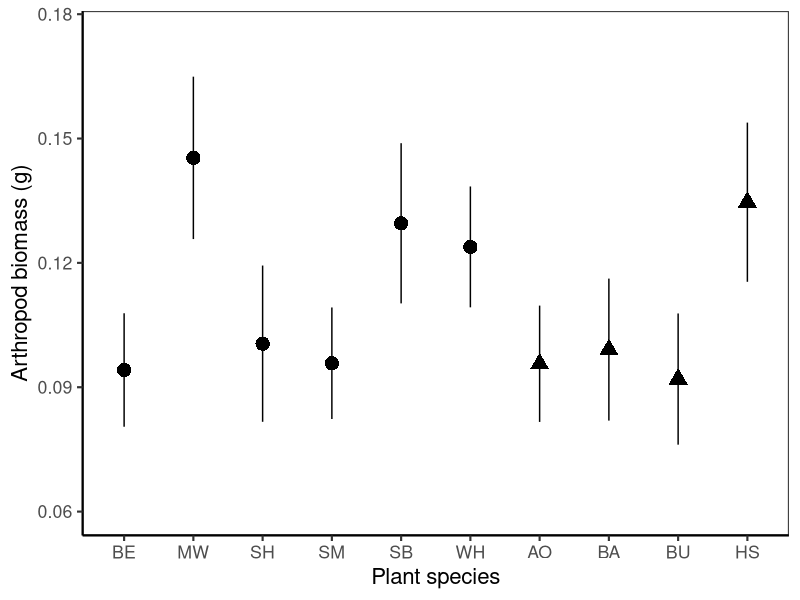
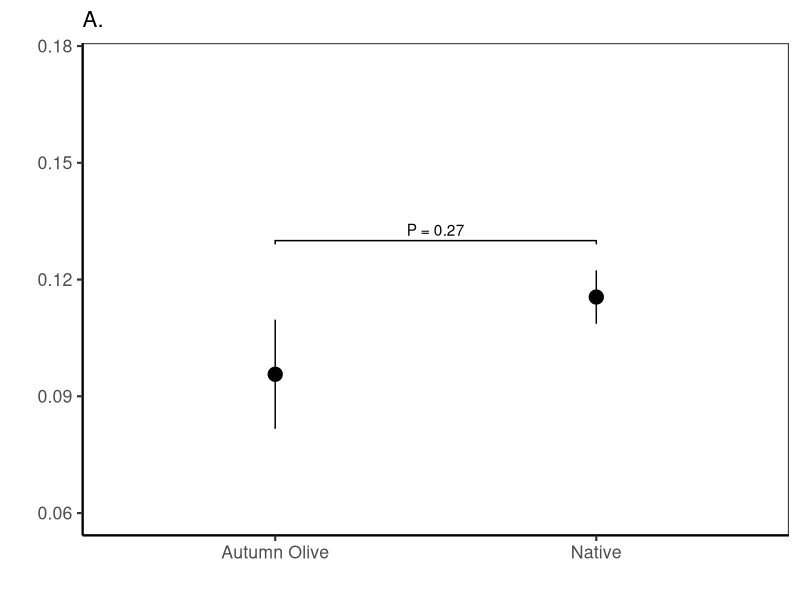
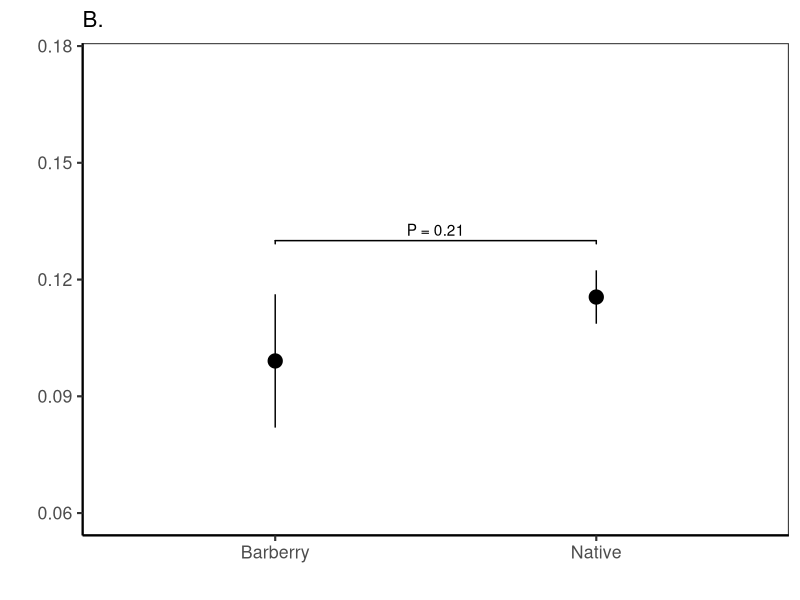
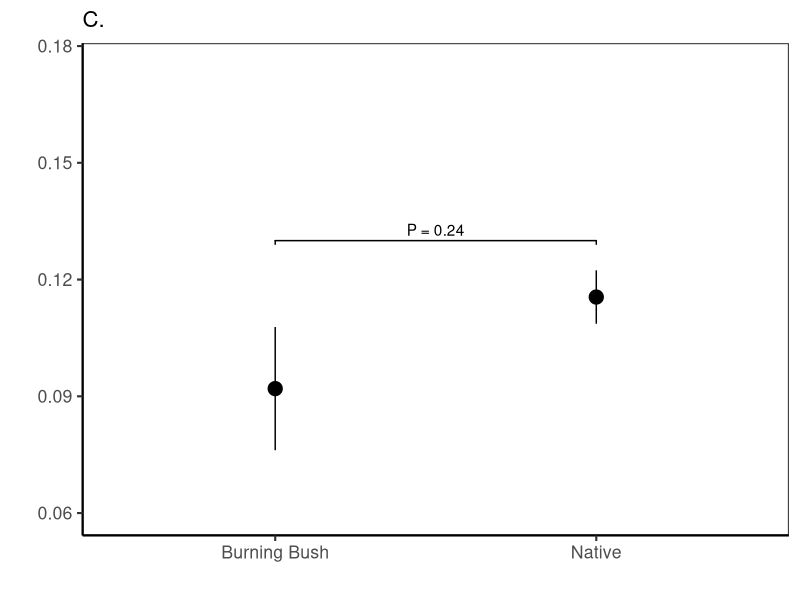
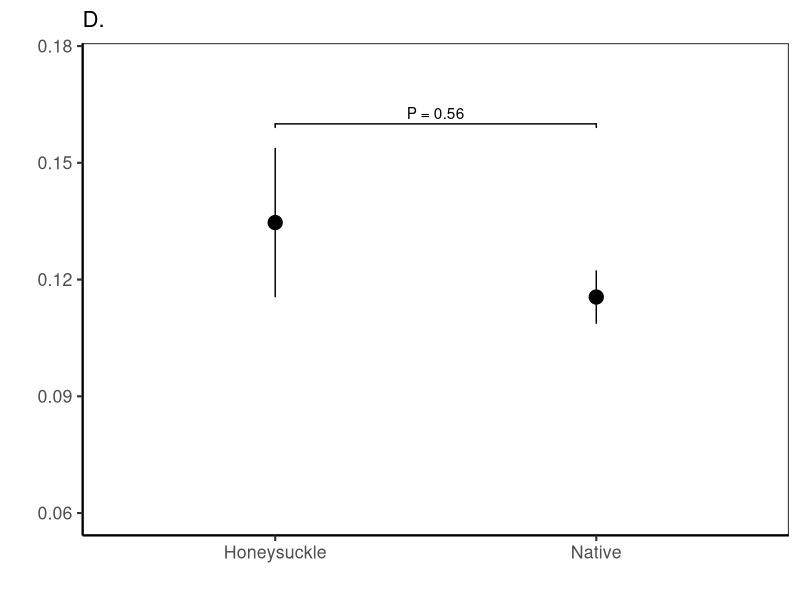
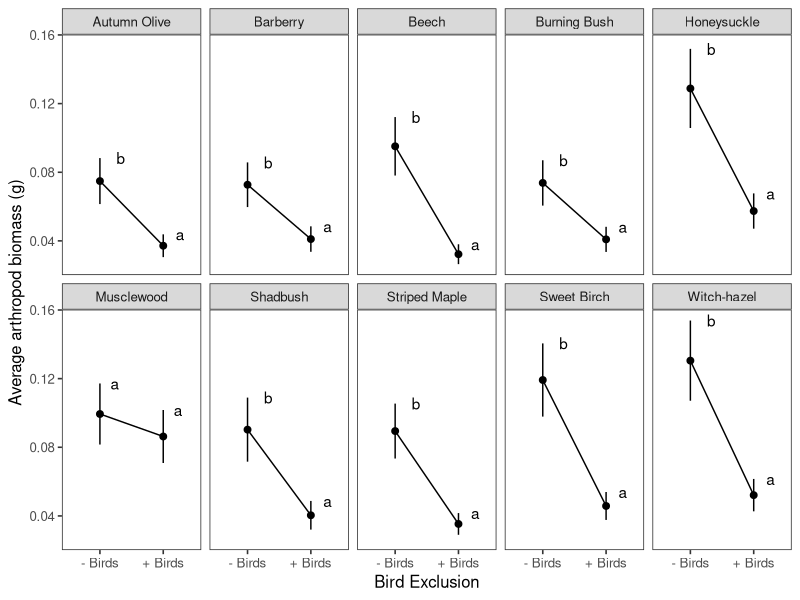
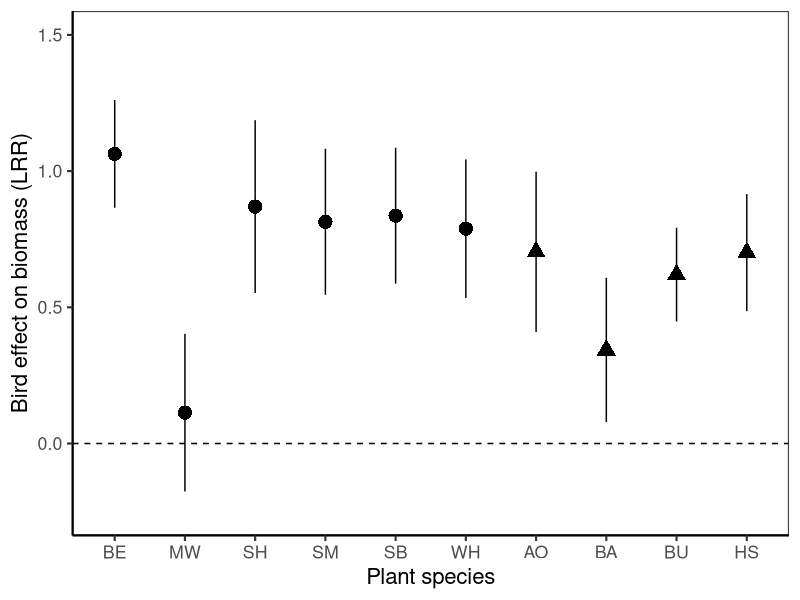
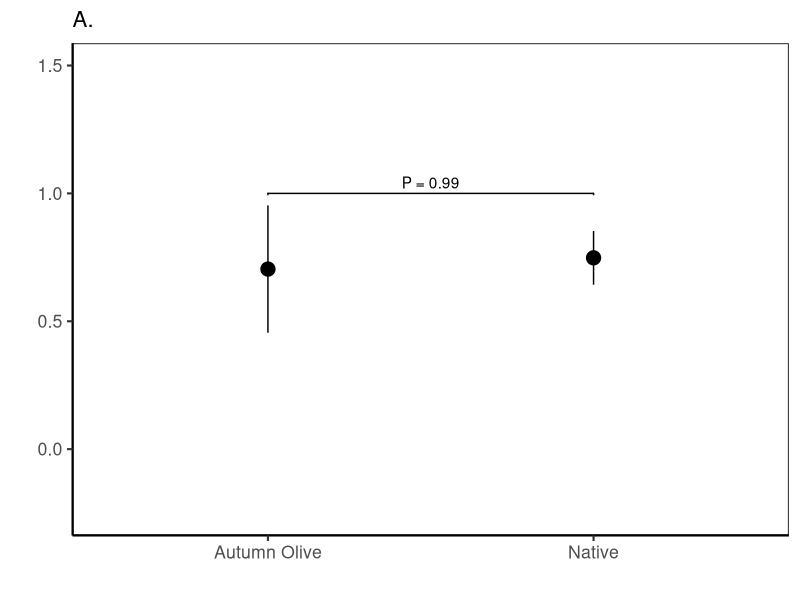

R code for these plots, in order:
# Import data and models for table & figure generation only

# Libraries ####
library("tidyverse")
library("readr")
library("lme4")
library("car")
library("multcomp")
library("ggplot2")
library("emmeans")
library("ggpubr")
library("plotrix") # for std.error function
library("ggsignif")
library("patchwork")

# problem solving links
# https://stackoverflow.com/questions/20041136/avoid-ggplot-sorting-the-x-axis-while-plotting-geom-bar
# https://stackoverflow.com/questions/11889625/annotating-text-on-individual-facet-in-ggplot2

# Plant arrangement rule ######
# Arrange in order of native vs exotic
biomass_order <- c("Beech","Musclewood","Shadbush","Striped Maple", "Sweet Birch", "Witch-hazel", "Autumn Olive", "Barberry", "Burning Bush", "Honeysuckle")

# plant letter codes #####
# do we need to move sweet birch and shadbush to keep things in alphabetical order?
plant_short = c("Beech" = "BE",
                "Musclewood" = "MW",
                "Shadbush" = "SH",
                "Striped Maple" = "SM",
                "Sweet Birch" = "SB",
                "Witch-hazel" = "WH",
                "Autumn Olive" = "AO",
                "Barberry" = "BA",
                "Burning Bush" = "BU",
                "Honeysuckle" = "HS")

# Fig 1a: Bagged biomass ####
biomass_summary <- read.csv("./Data/Models/model1.csv")

biomass_summary <- arrange(transform(biomass_summary, tree=factor(tree,levels=biomass_order)), tree) 

biomass_summary

# great, now this uses actual mean and SEM, not parameter estimates

biomass_plot <- ggplot(data=biomass_summary, aes(x = tree, y = biomass_mean, shape=exo)) +
  theme_bw(base_size=16) +
  geom_point(size=4.5) +
  geom_errorbar(aes(ymin=biomass_mean-(sem), ymax=biomass_mean+(sem), width=0)) +
  ylab("Arthropod biomass (g)") +
  xlab("Plant species") +
  theme(panel.grid.major = element_blank(), panel.grid.minor = element_blank(),
        panel.background = element_blank(), axis.line = element_line(colour = "black")) +
  theme(legend.position="none") +
  # geom_signif(comparisons = list(c("Shadbush", "Barberry")), 
  #             y_position = 0.167,
  #             tip_length = 0.05,
  #             annotation = c("Planned contrast groups")) +
  # geom_signif(y_position = c(0.167), 
  #             xmin = c(0.9, 6.9), 
  #             xmax = c(6.1, 10.1),
  # annotation = c(" ", " "), tip_length = 0.01) +
  scale_x_discrete(labels=plant_short) +
  ylim(0.06,0.175)
biomass_plot 

# Fig 1b: Biomass posthoc ####

mod1_posthoc <- read.csv("./Data/Models/model1_posthoc.csv")

b1 = ggplot(data=mod1_posthoc %>% filter(exo %in% c("Autumn Olive","Native")), aes(x = exo, y = biomass_mean)) +
  theme_bw(base_size=16) +
  geom_point(size=4.5) +
  geom_errorbar(aes(ymin=biomass_mean -(sem), ymax=biomass_mean +(sem), width=0)) +
  labs(subtitle="A.",x="",y="") +
  guides(shape=guide_legend(title="", title.position = "left")) +
  theme(panel.grid.major = element_blank(), panel.grid.minor = element_blank(),
  panel.background = element_blank(), axis.line = element_line(colour = "black")) +
  ylim(0.06,0.175) +
  # theme(axis.title.y = element_blank(),
  #       axis.text.y = element_blank()) +
  theme(legend.position='none') +
  geom_signif(y_position = c(0.13),
  xmin = c(1),
  xmax = c(2),
  annotation = c("P = 0.27"), tip_length = 0.02)
b1

b2 = ggplot(data=mod1_posthoc %>% filter(exo %in% c("Barberry","Native")), aes(x = exo, y = biomass_mean)) +
  theme_bw(base_size=16) +
  geom_point(size=4.5) +
  geom_errorbar(aes(ymin=biomass_mean -(sem), ymax=biomass_mean +(sem), width=0)) +
  labs(subtitle="B.",x="",y="") +
  guides(shape=guide_legend(title="", title.position = "left")) +
  theme(panel.grid.major = element_blank(), panel.grid.minor = element_blank(),
  panel.background = element_blank(), axis.line = element_line(colour = "black")) +
  ylim(0.06,0.175) +
  # theme(axis.title.y = element_blank(),
  #       axis.text.y = element_blank()) +
  theme(legend.position='none') +
  geom_signif(y_position = c(0.13),
  xmin = c(1),
  xmax = c(2),
  annotation = c("P = 0.21"), tip_length = 0.02)
b2

b3 = ggplot(data=mod1_posthoc %>% filter(exo %in% c("Burning Bush","Native")), aes(x = exo, y = biomass_mean)) +
  theme_bw(base_size=16) +
  geom_point(size=4.5) +
  geom_errorbar(aes(ymin=biomass_mean -(sem), ymax=biomass_mean +(sem), width=0)) +
  labs(subtitle="C.",x="",y="") +
  guides(shape=guide_legend(title="", title.position = "left")) +
  theme(panel.grid.major = element_blank(), panel.grid.minor = element_blank(),
  panel.background = element_blank(), axis.line = element_line(colour = "black")) +
  ylim(0.06,0.175) +
  # theme(axis.title.y = element_blank(),
  #       axis.text.y = element_blank()) +
  theme(legend.position='none') +
  geom_signif(y_position = c(0.13),
  xmin = c(1),
  xmax = c(2),
  annotation = c("P = 0.24"), tip_length = 0.02)
b3

b4 = ggplot(data=mod1_posthoc %>% filter(exo %in% c("Honeysuckle","Native")), aes(x = exo, y = biomass_mean)) +
  theme_bw(base_size=16) +
  geom_point(size=4.5) +
  geom_errorbar(aes(ymin=biomass_mean -(sem), ymax=biomass_mean +(sem), width=0)) +
  labs(subtitle="D.",x="",y="") +
  guides(shape=guide_legend(title="", title.position = "left")) +
  theme(panel.grid.major = element_blank(), panel.grid.minor = element_blank(),
  panel.background = element_blank(), axis.line = element_line(colour = "black")) +
  ylim(0.06,0.175) +
  # theme(axis.title.y = element_blank(),
  #       axis.text.y = element_blank()) +
  theme(legend.position='none') +
  geom_signif(y_position = c(0.16),
  xmin = c(1),
  xmax = c(2),
  annotation = c("P = 0.56"), tip_length = 0.02)
b4

b_ag = (b1|b2)/(b3|b4)

b_fin = wrap_elements(panel=b_ag) +
labs(tag = "Arthropod biomass on bagged branches") +
theme(
plot.tag = element_text(size = rel(1.5), angle = 90),
plot.tag.position = "left"
)

ggsave(filename = "./Figures/Fig_1_4p.png", plot = b_fin , device = "png",
width = 10, height = 10, units = "in", scale = 0.9)


# merge 1a and 1b
ggsave(filename = "./Figures/Fig_S4.png", plot = biomass_plot , device = "png",
       width = 8, height = 4, units = "in", scale = 0.9)













# Fig 2 ver 1: Bag effect ######
# Import model estimates and table
mod2_lsm <- read.csv("./Data/Models/model2.csv")

Fig_1b <- ggplot(data=mod2_lsm, aes(x = treatment, y = response)) +
  theme_bw(base_size=12) +
  geom_point(size=2) +
  geom_line(aes(group = tree)) +
  geom_errorbar(aes(ymin=response-(SE), ymax=response+(SE), width=0)) +
  ylab("Average arthropod biomass (g)") +
  xlab("Bird Exclusion") +
  scale_x_discrete(labels=c("bag" = "- Birds", "control" = "+ Birds")) +
  geom_text(aes(x = treatment, y = (response+SE), label = .group, hjust=-.5)) +
  theme(panel.grid.major = element_blank(), panel.grid.minor = element_blank()) +
  facet_wrap( ~ tree, nrow=2) 
Fig_1b

# export Fig 2 ver 1 #








# Fig 2a ver 2: Bag lRR #####
mod2a_lsm <- read.csv("./Data/Models/model2a.csv")

mod2a_lsm <- arrange(transform(mod2a_lsm, tree=factor(tree,levels=biomass_order)), tree) 

mod2a_lsm

lrr_plot <- ggplot(data=mod2a_lsm, aes(x = tree, y = LRR_mean, shape=exo)) +
  theme_bw(base_size=16) +
  geom_point(size=4.5) +
  geom_errorbar(aes(ymin=LRR_mean-(LRR_sem), ymax=LRR_mean+(LRR_sem), width=0)) +
  ylab("Bird effect on biomass (LRR)") +
  xlab("Plant species") +
  theme(legend.position="none") +
  theme(panel.grid.major = element_blank(), panel.grid.minor = element_blank(),
        panel.background = element_blank(), axis.line = element_line(colour = "black")) +
  # geom_signif(comparisons = list(c("Shadbush", "Barberry")), 
  #             y_position = 1.35,
  #             tip_length = 0.05,
  #             annotation = c("Planned contrast groups")) +
  # geom_signif(y_position = c(1.35), 
  #             xmin = c(0.9, 6.9), 
  #             xmax = c(6.1, 10.1),
  #             annotation = c(" ", " "), tip_length = 0.01) +
  geom_hline(yintercept=0.0,linetype=2)  +
  scale_x_discrete(labels=plant_short) +
  ylim(-0.25,1.5)
lrr_plot

# Fig 2b #####
model_2a_posthoc <- read.csv("./Data/Models/model2_posthoc.csv")


b1 = ggplot(data=model_2a_posthoc %>% filter(Exo %in% c("Autumn Olive","Native")), aes(x = Exo, y = emmean)) +
  theme_bw(base_size=16) +
  geom_point(size=4.5) +
  geom_errorbar(aes(ymin=emmean -(SE), ymax=emmean +(SE), width=0)) +
  labs(subtitle="A.",x="",y="") +
  guides(shape=guide_legend(title="", title.position = "left")) +
  theme(panel.grid.major = element_blank(), panel.grid.minor = element_blank(),
        panel.background = element_blank(), axis.line = element_line(colour = "black")) +
  # geom_hline(yintercept=0.0,linetype=2) +
  ylim(-0.25,1.5) +
  # theme(axis.title.y = element_blank(),
  #       axis.text.y = element_blank()) +
  theme(legend.position='none') +
  geom_signif(y_position = c(1),
              xmin = c(1),
              xmax = c(2),
              annotation = c("P = 0.99"), tip_length = 0.01)
b1

b2 =ggplot(data=model_2a_posthoc %>% filter(Exo %in% c("Barberry","Native")), aes(x = Exo, y = emmean)) +
  theme_bw(base_size=16) +
  geom_point(size=4.5) +
  geom_errorbar(aes(ymin=emmean -(SE), ymax=emmean +(SE), width=0)) +
  labs(subtitle="B.",x="",y="") +
  guides(shape=guide_legend(title="", title.position = "left")) +
  theme(panel.grid.major = element_blank(), panel.grid.minor = element_blank(),
        panel.background = element_blank(), axis.line = element_line(colour = "black")) +
  # geom_hline(yintercept=0.0,linetype=2) +
  ylim(-0.25,1.5) +
  # theme(axis.title.y = element_blank(),
  #       axis.text.y = element_blank()) +
  theme(legend.position='none') +
  geom_signif(y_position = c(1),
              xmin = c(1),
              xmax = c(2),
              annotation = c("P = 0.38"), tip_length = 0.01)
b2

b3 = ggplot(data=model_2a_posthoc %>% filter(Exo %in% c("Burning Bush","Native")), aes(x = Exo, y = emmean)) +
  theme_bw(base_size=16) +
  geom_point(size=4.5) +
  geom_errorbar(aes(ymin=emmean -(SE), ymax=emmean +(SE), width=0)) +
  labs(subtitle="C.",x="",y="") +
  guides(shape=guide_legend(title="", title.position = "left")) +
  theme(panel.grid.major = element_blank(), panel.grid.minor = element_blank(),
        panel.background = element_blank(), axis.line = element_line(colour = "black")) +
  # geom_hline(yintercept=0.0,linetype=2) +
  ylim(-0.25,1.5) +
  # theme(axis.title.y = element_blank(),
  #       axis.text.y = element_blank()) +
  theme(legend.position='none') +
  geom_signif(y_position = c(1),
              xmin = c(1),
              xmax = c(2),
              annotation = c("P = 0.94"), tip_length = 0.01)
b3

b4 = ggplot(data=model_2a_posthoc %>% filter(Exo %in% c("Honeysuckle","Native")), aes(x = Exo, y = emmean)) +
  theme_bw(base_size=16) +
  geom_point(size=4.5) +
  geom_errorbar(aes(ymin=emmean -(SE), ymax=emmean +(SE), width=0)) +
  labs(subtitle="D.",x="",y="") +
  guides(shape=guide_legend(title="", title.position = "left")) +
  theme(panel.grid.major = element_blank(), panel.grid.minor = element_blank(),
        panel.background = element_blank(), axis.line = element_line(colour = "black")) +
  # geom_hline(yintercept=0.0,linetype=2) +
  ylim(-0.25,1.5) +
  # theme(axis.title.y = element_blank(),
  #       axis.text.y = element_blank()) +
  theme(legend.position='none') +
  geom_signif(y_position = c(1),
              xmin = c(1),
              xmax = c(2),
              annotation = c("P = 0.99"), tip_length = 0.01)
b4

b_ag = (b1|b2)/(b3|b4)

b_fin = wrap_elements(panel=b_ag) +
  labs(tag = "Bird effect on biomass (LRR)") +
  theme(
    plot.tag = element_text(size = rel(1.5), angle = 90),
    plot.tag.position = "left"
  )

ggsave(filename = "./Figures/Fig_2_4p.png", plot = b_fin , device = "png",
       width = 10, height = 10, units = "in", scale = 0.9)



# merge 2a and 2b
# Fig_2ab <- ggarrange(lrr_plot, lrr_posthoc , labels = c("", ""), nrow = 1,
#                      common.legend = FALSE, widths = c(1.75, 0.5))

ggsave(filename = "./Figures/Fig_2.png", plot = lrr_plot , device = "png",
       width = 8, height = 4, units = "in", scale = 0.9)




# Fig S3 #####
# Now supplemental figure not in manuscript

# Insect abundances #
# Araneae plot
spider_lsm <- read.csv("./Data/Models/spider_model.csv") %>%
  mutate(exo = str_replace(exo,'Non-native','Invasive'))

# ! manually set tukey letters ####
# this is pairwise within treatment only
spider_lsm$.group2 <- c("b","a","b","a")

Fig_3a <- ggplot(data=spider_lsm, aes(x = treatment, y = response)) +
  theme_bw(base_size=12) +
  geom_point(size=2) +
  geom_line(aes(group = exo)) +
  geom_errorbar(aes(ymin=response-(SE), ymax=response+(SE), width=0)) +
  ylab("Araneae # per branch") +
  theme(axis.title.x=element_blank()) +
  #xlab("Bird Exclusion") +
  scale_x_discrete(labels=c("bag" = "- Birds", "control" = "+ Birds")) +
  geom_text(aes(x = treatment, y = (response+SE), label = .group2, hjust=-.5)) +
  theme(panel.grid.major = element_blank(), panel.grid.minor = element_blank()) +
  facet_wrap( ~ exo, nrow=1) 
Fig_3a

# Hemiptera plot

hemiptera_lsm <- read.csv("./Data/Models/hemiptera_model.csv") %>%
  mutate(exo = str_replace(exo,'Non-native','Invasive'))

#manually set tukey letters
hemiptera_lsm$.group2 <- c("a","a","a","a")

Fig_3b <- ggplot(data=hemiptera_lsm, aes(x = treatment, y = response)) +
  theme_bw(base_size=12) +
  geom_point(size=2) +
  geom_line(aes(group = exo)) +
  geom_errorbar(aes(ymin=response-(SE), ymax=response+(SE), width=0)) +
  ylab("Hemiptera # per branch") +
  theme(axis.title.x=element_blank()) +
  #xlab("Bird Exclusion") +
  scale_x_discrete(labels=c("bag" = "- Birds", "control" = "+ Birds")) +
  geom_text(aes(x = treatment, y = (response+SE), label = .group2, hjust=-.5)) +
  theme(panel.grid.major = element_blank(), panel.grid.minor = element_blank()) +
  facet_wrap( ~ exo, nrow=1) 
Fig_3b

# Lepidopetera plot
lepidoptera_lsm <- read.csv("./Data/Models/lepidoptera_model.csv") %>%
  mutate(exo = str_replace(exo,'Non-native','Invasive'))

lepidoptera_lsm

#manually set tukey letters
lepidoptera_lsm$.group2 <- c("b","a","b","a")

Fig_3c <- ggplot(data=lepidoptera_lsm, aes(x = treatment, y = response)) +
  theme_bw(base_size=12) +
  geom_point(size=2) +
  geom_line(aes(group = exo)) +
  geom_errorbar(aes(ymin=response-(SE), ymax=response+(SE), width=0)) +
  ylab("Lepidoptera # per branch") +
  theme(axis.title.x=element_blank()) +
  #xlab("Bird Exclusion") +
  scale_x_discrete(labels=c("bag" = "- Birds", "control" = "+ Birds")) +
  geom_text(aes(x = treatment, y = (response+SE), label = .group2, hjust=-.5)) +
  theme(panel.grid.major = element_blank(), panel.grid.minor = element_blank()) +
  facet_wrap( ~ exo, nrow=1) 
Fig_3c

# Orthoptera plot
orthoptera_lsm <- read.csv("./Data/Models/orthoptera_model.csv") %>%
  mutate(exo = str_replace(exo,'Non-native','Invasive'))

orthoptera_lsm 

#manually set tukey letters
orthoptera_lsm$.group2 <- c("b","a","b","a")

Fig_3d <- ggplot(data=orthoptera_lsm, aes(x = treatment, y = response)) +
  theme_bw(base_size=12) +
  geom_point(size=2) +
  geom_line(aes(group = exo)) +
  geom_errorbar(aes(ymin=response-(SE), ymax=response+(SE), width=0)) +
  ylab("Orthoptera # per branch") +
  theme(axis.title.x=element_blank()) +
  #xlab("Bird Exclusion") +
  scale_x_discrete(labels=c("bag" = "- Birds", "control" = "+ Birds")) +
  geom_text(aes(x = treatment, y = (response+SE), label = .group2, hjust=-.5)) +
  theme(panel.grid.major = element_blank(), panel.grid.minor = element_blank()) +
  facet_wrap( ~ exo, nrow=1) 
Fig_3d


# Fig S3 all #####
Fig_3abcd <- ggarrange(Fig_3a, Fig_3b, Fig_3c, Fig_3d,
                       labels = c("A","B","C","D"), 
                       nrow = 2, ncol = 2)
Fig_3abcd 

# write figure 3 to folder
ggsave(filename = "./Figures/FigS3.png", plot = Fig_3abcd, device = "png",
       width = 6, height = 5, units = "in")





# Fig 3 #####
# 4a: Herbivore N % ######
mod7_summary <- read.csv("./Data/Models/model7.csv")
mod7_summary  <- arrange(transform(mod7_summary , tree=factor(tree,levels=biomass_order)), tree) 

HN_plot <- ggplot(data=mod7_summary , aes(x = tree, y = mean_nitrogen, shape=exo)) +
  theme_bw(base_size=16) +
  geom_point(size=4.5) +
  geom_errorbar(aes(ymin=mean_nitrogen-(sem), ymax=mean_nitrogen+(sem), width=0)) +
  ylab("% N content of herbivores") +
  xlab("Plant species") +
  guides(shape=guide_legend(title="", title.position = "left")) +
  theme(panel.grid.major = element_blank(), panel.grid.minor = element_blank(),
        panel.background = element_blank(), axis.line = element_line(colour = "black")) +
  theme(legend.position="none") +
  # geom_signif(comparisons = list(c("Shadbush", "Barberry")), 
  #             y_position = 11.5,
  #             tip_length = 0.235,
  #             annotation = c("Planned contrast groups")) +
  # geom_signif(y_position = c(11.2), 
  #             xmin = c(0.9, 6.9), 
  #             xmax = c(6.1, 10),
  #             annotation = c(" ", " "), tip_length = 0.01) +
  scale_x_discrete(labels=plant_short) +
  ylim(9.25,11.75)
HN_plot

# 3b: Herbivore posthoc ####
model_4b_posthoc <- read.csv("./Data/Models/mod7_posthoc.csv")

b1 = ggplot(data=model_4b_posthoc %>% filter(Exo %in% c("Autumn Olive","Native")), aes(x = Exo, y = emmean)) +
  theme_bw(base_size=16) +
  geom_point(size=4.5) +
  geom_errorbar(aes(ymin=lower.CL, ymax=upper.CL, width=0)) +
  labs(subtitle="A.",x="",y="") +
  guides(shape=guide_legend(title="", title.position = "left")) +
  theme(panel.grid.major = element_blank(), panel.grid.minor = element_blank(),
        panel.background = element_blank(), axis.line = element_line(colour = "black")) +
  # geom_hline(yintercept=0.0,linetype=2) +
  ylim(9,12) +
  # theme(axis.title.y = element_blank(),
  #       axis.text.y = element_blank()) +
  theme(legend.position='none') +
  geom_signif(y_position = c(11),
              xmin = c(1),
              xmax = c(2),
              annotation = c("P = 0.19"), tip_length = 0.01)
b1

b2 =ggplot(data=model_4b_posthoc %>% filter(Exo %in% c("Barberry","Native")), aes(x = Exo, y = emmean)) +
  theme_bw(base_size=16) +
  geom_point(size=4.5) +
  geom_errorbar(aes(ymin=lower.CL, ymax=upper.CL, width=0)) +
  labs(subtitle="B.",x="",y="") +
  guides(shape=guide_legend(title="", title.position = "left")) +
  theme(panel.grid.major = element_blank(), panel.grid.minor = element_blank(),
        panel.background = element_blank(), axis.line = element_line(colour = "black")) +
  # geom_hline(yintercept=0.0,linetype=2) +
  ylim(9,12) +
  # theme(axis.title.y = element_blank(),
  #       axis.text.y = element_blank()) +
  theme(legend.position='none') +
  geom_signif(y_position = c(11),
              xmin = c(1),
              xmax = c(2),
              annotation = c("P = 0.99"), tip_length = 0.01)
b2

b3 = ggplot(data=model_4b_posthoc %>% filter(Exo %in% c("Burning Bush","Native")), aes(x = Exo, y = emmean)) +
  theme_bw(base_size=16) +
  geom_point(size=4.5) +
  geom_errorbar(aes(ymin=lower.CL, ymax=upper.CL, width=0)) +
  labs(subtitle="C.",x="",y="") +
  guides(shape=guide_legend(title="", title.position = "left")) +
  theme(panel.grid.major = element_blank(), panel.grid.minor = element_blank(),
        panel.background = element_blank(), axis.line = element_line(colour = "black")) +
  # geom_hline(yintercept=0.0,linetype=2) +
  ylim(9,12) +
  # theme(axis.title.y = element_blank(),
  #       axis.text.y = element_blank()) +
  theme(legend.position='none') +
  geom_signif(y_position = c(11),
              xmin = c(1),
              xmax = c(2),
              annotation = c("P = 0.88"), tip_length = 0.01)
b3

b4 = ggplot(data=model_4b_posthoc %>% filter(Exo %in% c("Honeysuckle","Native")), aes(x = Exo, y = emmean)) +
  theme_bw(base_size=16) +
  geom_point(size=4.5) +
  geom_errorbar(aes(ymin=lower.CL, ymax=upper.CL, width=0)) +
  labs(subtitle="D.",x="",y="") +
  guides(shape=guide_legend(title="", title.position = "left")) +
  theme(panel.grid.major = element_blank(), panel.grid.minor = element_blank(),
        panel.background = element_blank(), axis.line = element_line(colour = "black")) +
  # geom_hline(yintercept=0.0,linetype=2) +
  ylim(9,12) +
  # theme(axis.title.y = element_blank(),
  #       axis.text.y = element_blank()) +
  theme(legend.position='none') +
  geom_signif(y_position = c(11.5),
              xmin = c(1),
              xmax = c(2),
              annotation = c("P < 0.0001"), tip_length = 0.01)
b4

b_ag = (b1|b2)/(b3|b4)

b_fin = wrap_elements(panel=b_ag) +
  labs(tag = "% N content of herbivores") +
  theme(
    plot.tag = element_text(size = rel(1.5), angle = 90),
    plot.tag.position = "left"
  )

ggsave(filename = "./Figures/Fig_3_4p.png", plot = b_fin , device = "png",
       width = 10, height = 10, units = "in", scale = 0.9)




# Merge 4a4b ####
# Fig_4ab <- ggarrange(HN_plot, model_4b_plot, labels = c("4A", ""), nrow = 1,
#                      common.legend = FALSE, widths = c(1.75, 0.5))

# ggsave(filename = "./Figures/Fig_3.png", plot = HN_plot , device = "png",
#        width = 8, height = 4, units = "in", scale = 0.9)






# 4c: Spider N% ####
mod9_summary <- read.csv("./Data/Models/model9.csv")
mod9_summary  <- arrange(transform(mod9_summary , tree=factor(tree,levels=biomass_order)), tree) 

SN_plot <- ggplot(data=mod9_summary , aes(x = tree, y = mean_nitrogen, shape=exo)) +
  theme_bw(base_size=16) +
  geom_point(size=4.5) +
  geom_errorbar(aes(ymin=mean_nitrogen-(sem), ymax=mean_nitrogen+(sem), width=0)) +
  ylab("% N content of spiders") +
  xlab("Plant species") +
  guides(shape=guide_legend(title="", title.position = "left")) +
  theme(panel.grid.major = element_blank(), panel.grid.minor = element_blank(),
        panel.background = element_blank(), axis.line = element_line(colour = "black")) +
  theme(legend.position="none") +
  # geom_signif(comparisons = list(c("Shadbush", "Barberry")), 
  #             y_position = 11.9,
  #             tip_length = 0.195,
  #             annotation = c("Planned contrast groups")) +
  # geom_signif(y_position = c(11.7), 
  #             xmin = c(0.9, 6.9), 
  #             xmax = c(6.1, 10),
  #             annotation = c(" ", " "), tip_length = 0.01) +
  scale_x_discrete(labels=plant_short)  +
  ylim(10.25,12.25)
SN_plot





# 4d: Spider posthoc ####
model_4d_posthoc <- read.csv("./Data/Models/mod9_posthoc.csv")

b1 = ggplot(data=model_4d_posthoc %>% filter(Exo %in% c("Autumn Olive","Native")), aes(x = Exo, y = emmean)) +
  theme_bw(base_size=16) +
  geom_point(size=4.5) +
  geom_errorbar(aes(ymin=lower.CL, ymax=upper.CL, width=0)) +
  labs(subtitle="A.",x="",y="") +
  guides(shape=guide_legend(title="", title.position = "left")) +
  theme(panel.grid.major = element_blank(), panel.grid.minor = element_blank(),
        panel.background = element_blank(), axis.line = element_line(colour = "black")) +
  # geom_hline(yintercept=0.0,linetype=2) +
  ylim(10.25,12.25) +
  # theme(axis.title.y = element_blank(),
  #       axis.text.y = element_blank()) +
  theme(legend.position='none') +
  geom_signif(y_position = c(11.5), 
              xmin = c(1),
              xmax = c(2),
              annotation = c("P = 0.08"), tip_length = 0.01)
b1

b2 =ggplot(data=model_4d_posthoc %>% filter(Exo %in% c("Barberry","Native")), aes(x = Exo, y = emmean)) +
  theme_bw(base_size=16) +
  geom_point(size=4.5) +
  geom_errorbar(aes(ymin=lower.CL, ymax=upper.CL, width=0)) +
  labs(subtitle="B.",x="",y="") +
  guides(shape=guide_legend(title="", title.position = "left")) +
  theme(panel.grid.major = element_blank(), panel.grid.minor = element_blank(),
        panel.background = element_blank(), axis.line = element_line(colour = "black")) +
  # geom_hline(yintercept=0.0,linetype=2) +
  ylim(10.25,12.25) +
  # theme(axis.title.y = element_blank(),
  #       axis.text.y = element_blank()) +
  theme(legend.position='none') +
  geom_signif(y_position = c(11.5), 
              xmin = c(1),
              xmax = c(2),
              annotation = c("P < 0.0001"), tip_length = 0.01)
b2

b3 = ggplot(data=model_4d_posthoc %>% filter(Exo %in% c("Burning Bush","Native")), aes(x = Exo, y = emmean)) +
  theme_bw(base_size=16) +
  geom_point(size=4.5) +
  geom_errorbar(aes(ymin=lower.CL, ymax=upper.CL, width=0)) +
  labs(subtitle="C.",x="",y="") +
  guides(shape=guide_legend(title="", title.position = "left")) +
  theme(panel.grid.major = element_blank(), panel.grid.minor = element_blank(),
        panel.background = element_blank(), axis.line = element_line(colour = "black")) +
  # geom_hline(yintercept=0.0,linetype=2) +
  ylim(10.25,12.25) +
  # theme(axis.title.y = element_blank(),
  #       axis.text.y = element_blank()) +
  theme(legend.position='none') +
  geom_signif(y_position = c(11.5), 
              xmin = c(1),
              xmax = c(2),
              annotation = c("P = 0.96"), tip_length = 0.01)
b3

b4 = ggplot(data=model_4d_posthoc %>% filter(Exo %in% c("Honeysuckle","Native")), aes(x = Exo, y = emmean)) +
  theme_bw(base_size=16) +
  geom_point(size=4.5) +
  geom_errorbar(aes(ymin=lower.CL, ymax=upper.CL, width=0)) +
  labs(subtitle="D.",x="",y="") +
  guides(shape=guide_legend(title="", title.position = "left")) +
  theme(panel.grid.major = element_blank(), panel.grid.minor = element_blank(),
        panel.background = element_blank(), axis.line = element_line(colour = "black")) +
  # geom_hline(yintercept=0.0,linetype=2) +
  ylim(10.25,12.25) +
  # theme(axis.title.y = element_blank(),
  #       axis.text.y = element_blank()) +
  theme(legend.position='none') +
  geom_signif(y_position = c(12.0), 
              xmin = c(1),
              xmax = c(2),
              annotation = c("P = 0.98"), tip_length = 0.01)
b4

b_ag = (b1|b2)/(b3|b4)

b_fin = wrap_elements(panel=b_ag) +
  labs(tag = "% N content of spiders") +
  theme(
    plot.tag = element_text(size = rel(1.5), angle = 90),
    plot.tag.position = "left"
  )

ggsave(filename = "./Figures/Fig_4_4p.png", plot = b_fin , device = "png",
       width = 10, height = 10, units = "in", scale = 0.9)


# Fig_4cd <- ggarrange(SN_plot, model_4d_plot, labels = c("4B", ""), nrow = 1,
# common.legend = FALSE, widths = c(1.75, 0.5))
# 
# ggsave(filename = "./Figures/Fig_4.png", plot = SN_plot, device = "png",
#        width = 8, height = 4, units = "in", scale = 0.9)
